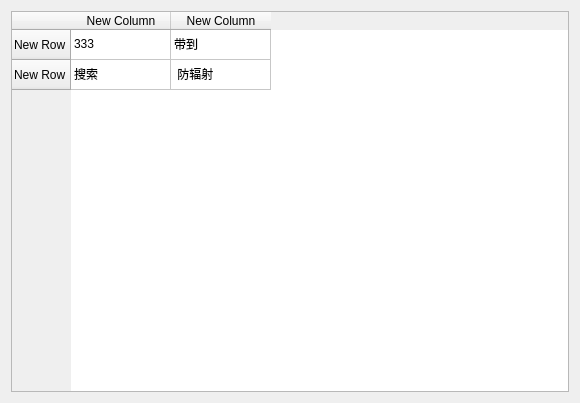
<?xml version="1.0" encoding="UTF-8"?>
<ui version="4.0">
 <class>Form</class>
 <widget class="QWidget" name="Form">
  <property name="geometry">
   <rect>
    <x>0</x>
    <y>0</y>
    <width>580</width>
    <height>403</height>
   </rect>
  </property>
  <property name="windowTitle">
   <string>Form</string>
  </property>
  <layout class="QGridLayout" name="gridLayout">
   <item row="0" column="0">
    <layout class="QHBoxLayout" name="horizontalLayout">
     <item>
      <widget class="QTableWidget" name="tableWidget">
       <row>
        <property name="text">
         <string>New Row</string>
        </property>
       </row>
       <row>
        <property name="text">
         <string>New Row</string>
        </property>
       </row>
       <column>
        <property name="text">
         <string>New Column</string>
        </property>
       </column>
       <column>
        <property name="text">
         <string>New Column</string>
        </property>
       </column>
       <item row="0" column="0">
        <property name="text">
         <string>333</string>
        </property>
       </item>
       <item row="0" column="1">
        <property name="text">
         <string>带到</string>
        </property>
       </item>
       <item row="1" column="0">
        <property name="text">
         <string>搜索</string>
        </property>
       </item>
       <item row="1" column="1">
        <property name="text">
         <string> 防辐射</string>
        </property>
       </item>
      </widget>
     </item>
    </layout>
   </item>
  </layout>
 </widget>
 <resources/>
 <connections/>
</ui>
